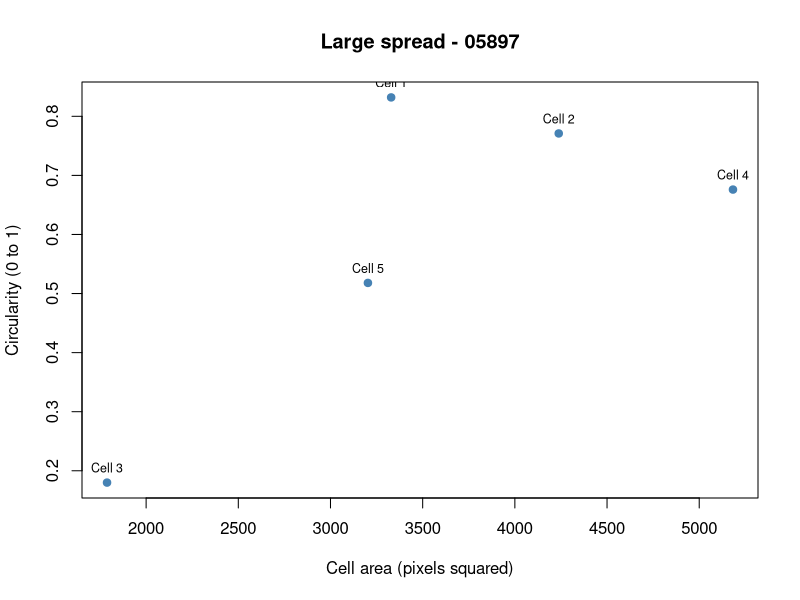
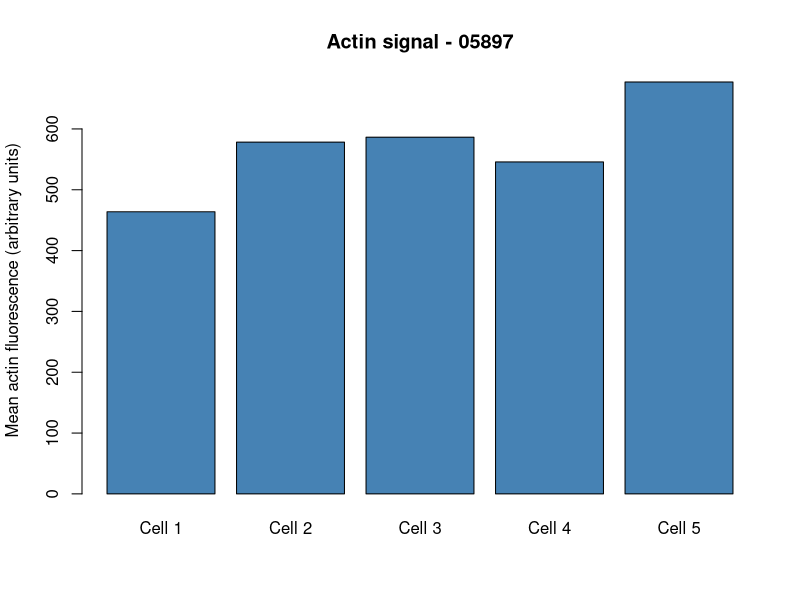

Reproduce these figures in R, in order.
# Replace with your own chosen phenotype and image ID

phenotype <- "Large spread"

image_id <- "05897"

# Read the Fiji Results CSV (no R packages needed)

d <- read.csv("data/fiji_results.csv", check.names = FALSE)

needed <- c("Area", "Mean", "Circ.", "AR")

if (!all(needed %in% names(d))) {

stop("Missing Fiji columns. Recheck Set Measurements.")

}

d <- d[complete.cases(d[, needed]), ]

if (nrow(d) < 5) stop("Measure five clear cells.")

d$Cell <- paste0("Cell ", seq_len(nrow(d)))

dir.create("results", showWarnings = FALSE)

dir.create("figures", showWarnings = FALSE)

# Save numerical summary

s <- data.frame(phenotype = phenotype, image_id = image_id,

cells_measured = nrow(d), mean_area_px2 = mean(d$Area),

mean_circularity = mean(d[["Circ."]]),

mean_aspect_ratio = mean(d$AR),

mean_actin_signal = mean(d$Mean))

write.csv(s, "results/cell_summary.csv", row.names = FALSE)

print(s)

# Figure 1: Cell area versus circularity

png("figures/area_vs_circularity.png", width = 900, height = 650)

plot(d$Area, d[["Circ."]], pch = 19, col = "steelblue",

xlab = "Cell area (pixels squared)", ylab = "Circularity (0 to 1)",

main = paste(phenotype, "-", image_id))

text(d$Area, d[["Circ."]], labels = d$Cell, pos = 3, cex = 0.75)

dev.off()

# Figure 2: Relative actin signal of measured cells

png("figures/actin_intensity.png", width = 900, height = 650)

barplot(d$Mean, names.arg = d$Cell, col = "steelblue",

ylab = "Mean actin fluorescence (arbitrary units)",

main = paste("Actin signal -", image_id))

dev.off()
